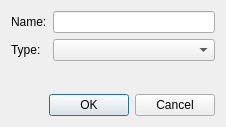
<?xml version="1.0" encoding="UTF-8"?>
<ui version="4.0">
 <class>mbServerDialogTask</class>
 <widget class="QDialog" name="mbServerDialogTask">
  <property name="geometry">
   <rect>
    <x>0</x>
    <y>0</y>
    <width>226</width>
    <height>127</height>
   </rect>
  </property>
  <property name="windowTitle">
   <string>Task</string>
  </property>
  <layout class="QVBoxLayout" name="verticalLayout">
   <item>
    <layout class="QFormLayout" name="formLayout">
     <item row="0" column="0">
      <widget class="QLabel" name="label">
       <property name="text">
        <string>Name:</string>
       </property>
      </widget>
     </item>
     <item row="0" column="1">
      <widget class="QLineEdit" name="lnName"/>
     </item>
     <item row="1" column="0">
      <widget class="QLabel" name="label_2">
       <property name="text">
        <string>Type:</string>
       </property>
      </widget>
     </item>
     <item row="1" column="1">
      <widget class="QComboBox" name="cmbType"/>
     </item>
    </layout>
   </item>
   <item>
    <widget class="QDialogButtonBox" name="buttonBox">
     <property name="orientation">
      <enum>Qt::Horizontal</enum>
     </property>
     <property name="standardButtons">
      <set>QDialogButtonBox::Cancel|QDialogButtonBox::Ok</set>
     </property>
    </widget>
   </item>
  </layout>
 </widget>
 <resources/>
 <connections>
  <connection>
   <sender>buttonBox</sender>
   <signal>accepted()</signal>
   <receiver>mbServerDialogTask</receiver>
   <slot>accept()</slot>
   <hints>
    <hint type="sourcelabel">
     <x>248</x>
     <y>254</y>
    </hint>
    <hint type="destinationlabel">
     <x>157</x>
     <y>274</y>
    </hint>
   </hints>
  </connection>
  <connection>
   <sender>buttonBox</sender>
   <signal>rejected()</signal>
   <receiver>mbServerDialogTask</receiver>
   <slot>reject()</slot>
   <hints>
    <hint type="sourcelabel">
     <x>316</x>
     <y>260</y>
    </hint>
    <hint type="destinationlabel">
     <x>286</x>
     <y>274</y>
    </hint>
   </hints>
  </connection>
 </connections>
</ui>
